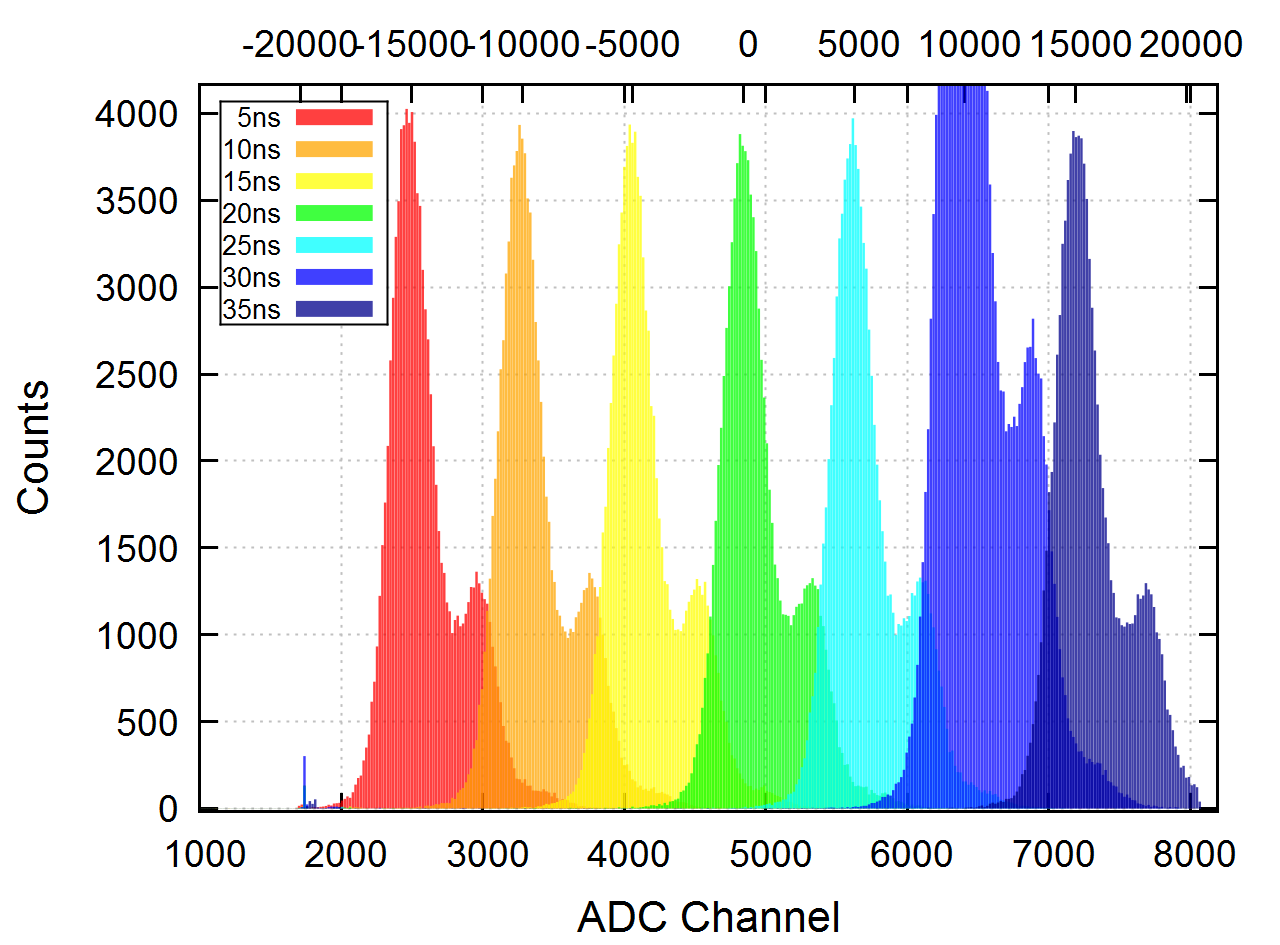

The script that drew this image:
# use with gnuplot

#set title "Single SiPM"

set terminal wxt size 1280,1024 enhanced font "Arial, 28"
set termoptions enhanced

set style line 101 lc "black" lt 1 lw 3 pt 9 ps 3 pi 2

set border front ls 101

set xlabel "ADC Channel" offset 0 font "Arial, 32"
set ylabel "Counts" offset 0 font "Arial, 32"

#set key outside
set key left top box lw 2
set key font ",20"

#set ytics 100
#set mytics 2
#set xtics 5
#set mxtics 2

set grid lc "grey" lw 2
#set grid mxtics
#set grid mytics

set style line 1 lc "red" 
set style line 2 lc "orange" 
set style line 3 lc "yellow" 
set style line 4 lc "green" 
set style line 5 lc "cyan" 
set style line 6 lc "blue" 
set style line 7 lc "#00008b" 

eichung(x)=6.3925*x-30944

set xrange [1000:8191]
set x2range [eichung(1000):eichung(8191)]
set x2tics

n=410
max=8191
min=0
width=(max-min)/n
hist(x,width)=width*floor(x/width)+width/2.0
set boxwidth width*0.9

set style fill transparent solid 0.75 noborder


plot \
	"ze_5ns.txt" using (hist($0,width)):($1) smooth freq w boxes ls 1 title "5ns", \
	"ze_10ns.txt" using (hist($0,width)):($1) smooth freq w boxes ls 2 title "10ns", \
	"ze_15ns.txt" using (hist($0,width)):($1) smooth freq w boxes ls 3 title "15ns", \
	"ze_20ns.txt" using (hist($0,width)):($1) smooth freq w boxes ls 4 title "20ns", \
	"ze_25ns.txt" using (hist($0,width)):($1) smooth freq w boxes ls 5 title "25ns", \
	"ze_30ns.txt" using (hist($0,width)):($1) smooth freq w boxes ls 6 title "30ns", \
	"ze_35ns.txt" using (hist($0,width)):($1) smooth freq w boxes ls 7 title "35ns", \
	#"ze_40ns.txt" using (hist($0,width)):($1) smooth freq w boxes ls 7 title "40ns"
	
	
	
	
	
	
	
	
	
	
